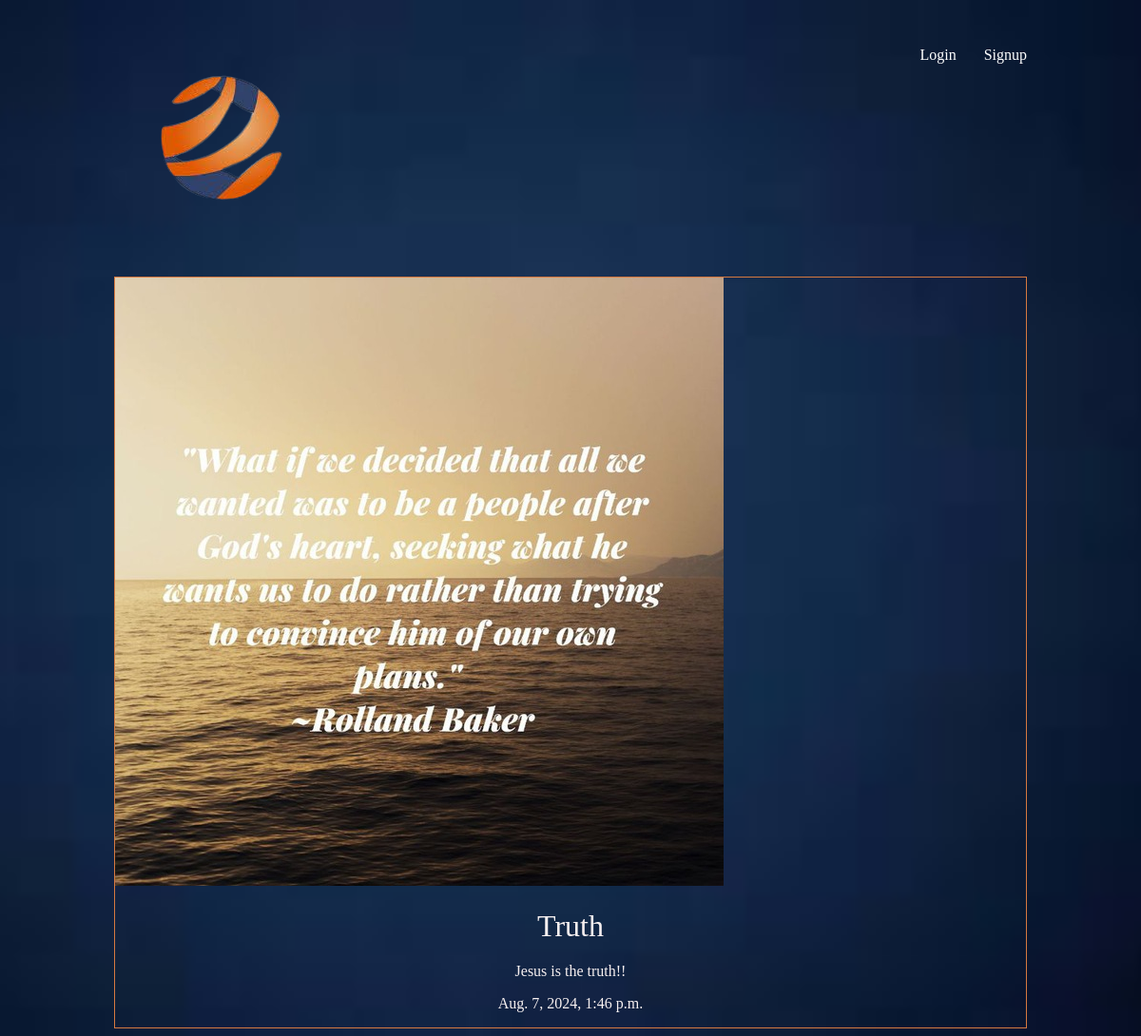
Page /telegram_bot/the-truth/ on the committed database.
### telegram_bot/models.py (models this page shows, shortened)
class Article(models.Model):
    title = models.CharField(max_length =100)
    slug = models.SlugField()
    body = models.TextField()
    date = models.DateTimeField(auto_now_add = True)
    thumb = models.ImageField(default = "default.png", blank = True)
    author = models.ForeignKey(User,on_delete=models.CASCADE,default=None)

### telegram_bot/views.py (the view)
# urls.py: re_path(r'^(?P<slug>[\w-]+)/$',views.articles_detail,name='detail'),
def articles_detail(request,slug):
    article = Article.objects.get(slug = slug)
    return render(request, "hello/articles_detail.html",{"article":article})

### telegram_bot/templates/hello/articles_detail.html
{% extends 'base_layout.html' %}
{% block content %}
<div class = "article-detail">
<div class = "article">
    <img src="{{article.thumb.url}}"/>
<h2>{{article.title}}</h2>
<p>{{article.body}}</p>
<p>{{article.date}}</p>
</div>
</div>
{% endblock %}

### my_first_bot/mystaticfiles/styles.css (style rules this page uses)
body { background-color: #0f120f; background-image: url('blue.png'); background-size: cover; background-position: center; font-family: Ubuntu ; color: #f7f0f0; }
h1,h2,h3,h4,h5 { font-weight: normal; margin:0; }
div.wrapper h2 { text-align:center; margin: 100px auto; font-size: 2em; }
.article { padding:10px; border: 1px solid #D67940; position: relative; padding-bottom:40px; }
.article h2 { font-size:2em; }
.article-detail .article { padding:0; }
.article-detail .article img { max-width:100%; }
.article-detail .article h2 { text-align: center; margin: 20px auto; font-size:2em; }
.article-detail .article p { text-align:center; }

### rows in the picture
Article: thumb (picture), title "Truth", body "Jesus is the truth!!", date "Aug. 7, 2024, 1:46 p.m."
